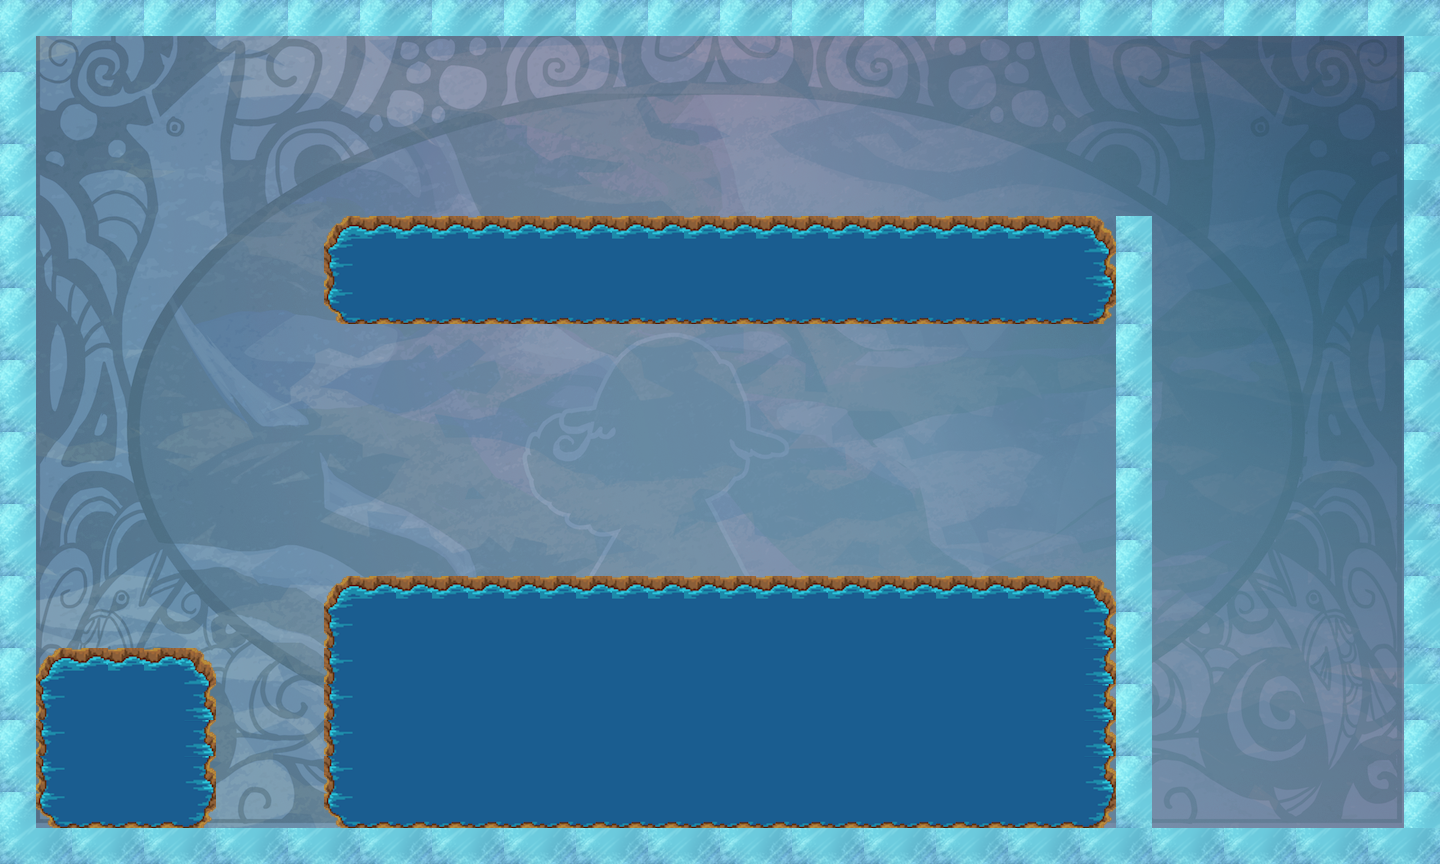

This is a level from a 2D game, rendered from its Tiled map with the project's own tilesets. A one-line summary and the map file follow, with tile-layer data summarised:
An orthogonal 40x24 tile map with 36x36 px tiles, 2 tile layers (bg, tiles), 6 tilesets.

<map version="1.0" orientation="orthogonal" width="40" height="24" tilewidth="36" tileheight="36">
 <properties>
  <property name="itemGoal" value="0" />
  <property name="itemSize" value="0" />
  <property name="moveObj" value="0" />
  <property name="playerLocation" value="!json! {&quot;x&quot;: 20, &quot;y&quot;:12 }" />
  <property name="tutorial" value="false" />
 </properties>
 <tileset firstgid="1" name="bg" tilewidth="1440" tileheight="864">
  <tileoffset x="-720" y="432" />
  <image source="../../../art/bg.png" width="1440" height="864" />
 </tileset>
 <tileset firstgid="2" name="redWall" tilewidth="36" tileheight="36">
  <image source="../../../art/redWall.png" width="72" height="72" />
  <tile id="0">
   <properties>
    <property name="bodyType" value="static" />
    <property name="collType" value="solid" />
    <property name="func" value="redWallCollision" />
    <property name="name" value="redWall" />
    <property name="physics:bounce" value="0" />
    <property name="physics:enabled" value="true" />
   </properties>
  </tile>
  <tile id="1">
   <properties>
    <property name="bodyType" value="static" />
    <property name="collType" value="solid" />
    <property name="func" value="redWallCollision" />
    <property name="name" value="redWall" />
    <property name="physics:bounce" value="0" />
    <property name="physics:enabled" value="true" />
   </properties>
  </tile>
  <tile id="2">
   <properties>
    <property name="bodyType" value="static" />
    <property name="collType" value="solid" />
    <property name="func" value="redWallCollision" />
    <property name="name" value="redWall" />
    <property name="physics:bounce" value="0" />
    <property name="physics:enabled" value="true" />
   </properties>
  </tile>
  <tile id="3">
   <properties>
    <property name="bodyType" value="static" />
    <property name="collType" value="solid" />
    <property name="func" value="redWallCollision" />
    <property name="name" value="redWall" />
    <property name="physics:bounce" value="0" />
    <property name="physics:enabled" value="true" />
   </properties>
  </tile>
 </tileset>
 <tileset firstgid="6" name="blueWall" tilewidth="36" tileheight="36">
  <image source="../../../art/blueWall.png" width="72" height="72" />
  <tile id="0">
   <properties>
    <property name="bodyType" value="static" />
    <property name="collType" value="wall" />
    <property name="func" value="blueWallCollision" />
    <property name="name" value="blueWall" />
    <property name="physics:bounce" value="0" />
    <property name="physics:enabled" value="true" />
   </properties>
  </tile>
  <tile id="1">
   <properties>
    <property name="bodyType" value="static" />
    <property name="collType" value="wall" />
    <property name="func" value="blueWallCollision" />
    <property name="name" value="blueWall" />
    <property name="physics:bounce" value="0" />
    <property name="physics:enabled" value="true" />
   </properties>
  </tile>
  <tile id="2">
   <properties>
    <property name="bodyType" value="static" />
    <property name="collType" value="wall" />
    <property name="func" value="blueWallCollision" />
    <property name="name" value="blueWall" />
    <property name="physics:bounce" value="0" />
    <property name="physics:enabled" value="true" />
   </properties>
  </tile>
  <tile id="3">
   <properties>
    <property name="bodyType" value="static" />
    <property name="collType" value="wall" />
    <property name="func" value="blueWallCollision" />
    <property name="name" value="blueWall" />
    <property name="physics:bounce" value="0" />
    <property name="physics:enabled" value="true" />
   </properties>
  </tile>
 </tileset>
 <tileset firstgid="10" name="greenWall" tilewidth="36" tileheight="36">
  <image source="../../../art/greenWall.png" width="72" height="72" />
  <tile id="0">
   <properties>
    <property name="bodyType" value="static" />
    <property name="collType" value="solid" />
    <property name="func" value="greenWallCollision" />
    <property name="name" value="greenWall" />
    <property name="physics:bounce" value="0" />
    <property name="physics:enabled" value="static" />
   </properties>
  </tile>
  <tile id="1">
   <properties>
    <property name="bodyType" value="static" />
    <property name="collType" value="solid" />
    <property name="func" value="greenWallCollision" />
    <property name="name" value="greenWall" />
    <property name="physics:bounce" value="0" />
    <property name="physics:enabled" value="true" />
   </properties>
  </tile>
  <tile id="2">
   <properties>
    <property name="bodyType" value="static" />
    <property name="collType" value="solid" />
    <property name="func" value="greenWallCollision" />
    <property name="name" value="greenWall" />
    <property name="physics:bounce" value="0" />
    <property name="physics:enabled" value="true" />
   </properties>
  </tile>
  <tile id="3">
   <properties>
    <property name="bodyType" value="static" />
    <property name="collType" value="solid" />
    <property name="func" value="greenWallCollision" />
    <property name="name" value="greenWall" />
    <property name="physics:bounce" value="0" />
    <property name="physics:enabled" value="true" />
   </properties>
  </tile>
 </tileset>
 <tileset firstgid="14" name="water" tilewidth="36" tileheight="36">
  <image source="../../../art/wateTileSet.png" width="108" height="108" />
  <tile id="0">
   <properties>
    <property name="bodyType" value="static" />
    <property name="collType" value="passThru" />
    <property name="func" value="waterCollision" />
    <property name="name" value="water" />
    <property name="physics:enabled" value="true" />
   </properties>
  </tile>
  <tile id="2">
   <properties>
    <property name="bodyType" value="static" />
    <property name="collType" value="passThru" />
    <property name="func" value="waterCollision" />
    <property name="name" value="water" />
    <property name="physics:enabled" value="true" />
   </properties>
  </tile>
  <tile id="3">
   <properties>
    <property name="bodyType" value="static" />
    <property name="collType" value="passThru" />
    <property name="func" value="waterCollision" />
    <property name="name" value="water" />
    <property name="physics:enabled" value="true" />
   </properties>
  </tile>
  <tile id="4">
   <properties>
    <property name="bodyType" value="static" />
    <property name="collType" value="passThru" />
    <property name="func" value="waterCollision" />
    <property name="name" value="water" />
    <property name="physics:bounce" value="0" />
    <property name="physics:enabled" value="true" />
   </properties>
  </tile>
  <tile id="5">
   <properties>
    <property name="bodyType" value="static" />
    <property name="collType" value="passThru" />
    <property name="func" value="waterCollision" />
    <property name="name" value="water" />
    <property name="physics:enabled" value="true" />
   </properties>
  </tile>
  <tile id="6">
   <properties>
    <property name="bodyType" value="static" />
    <property name="collType" value="passThru" />
    <property name="func" value="waterCollision" />
    <property name="name" value="water" />
    <property name="physics:enabled" value="true" />
   </properties>
  </tile>
  <tile id="7">
   <properties>
    <property name="bodyType" value="static" />
    <property name="collType" value="passThru" />
    <property name="func" value="waterCollision" />
    <property name="name" value="water" />
    <property name="physics:enabled" value="true" />
   </properties>
  </tile>
  <tile id="8">
   <properties>
    <property name="bodyType" value="static" />
    <property name="collType" value="passThru" />
    <property name="func" value="waterCollision" />
    <property name="name" value="water" />
    <property name="physics:enabled" value="true" />
   </properties>
  </tile>
 </tileset>
 <tileset firstgid="23" name="iceBg" tilewidth="36" tileheight="36">
  <image source="../../../art/iceBg.png" width="1440" height="864" />
 </tileset>
 <layer name="bg" width="40" height="24">
  <data>[960 cells, 960 non-empty, 960 distinct tile ids]</data>
 </layer>
 <layer name="tiles" width="40" height="24">
  <data>[960 cells, 386 non-empty, 13 distinct tile ids]</data>
 </layer>
</map>
